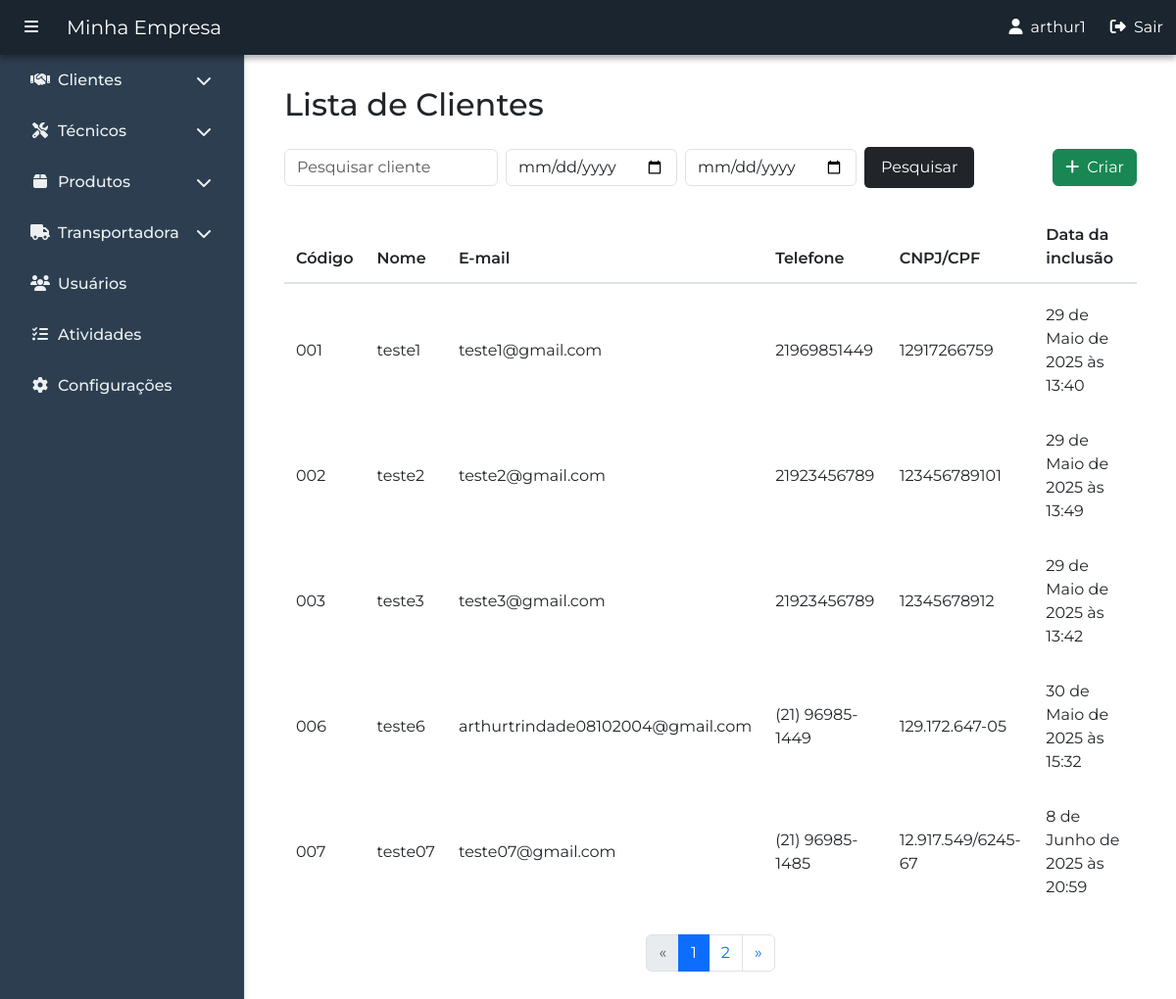
The page /pt-br/clientes/clientes/ (signed in) on the database its author committed.
### clientes/models.py (models this page shows, shortened)
class Cliente(models.Model):
    codigo = models.CharField(max_length=20, unique=True, blank=True, null=True)
    nome_cliente = models.CharField(max_length=100)
    nome_fantasia = models.CharField(max_length=100, blank=True)
    data_inclusao = models.DateTimeField()
    cnpj_cpf = models.CharField(max_length=18, unique=True)
    inscricao_estadual = models.CharField(max_length=50)
    inscricao_municipal = models.CharField(max_length=50)
    email1 = models.EmailField()
    email2 = models.EmailField(blank=True, null=True)
    telefone1 = models.CharField(max_length=20, blank=True)
    telefone2 = models.CharField(max_length=20, blank=True)
    celular1 = models.CharField(max_length=20, blank=True)
    celular2 = models.CharField(max_length=20, blank=True)
    atividade = models.ForeignKey(Atividade, on_delete=models.SET_NULL, blank=False, null=True)
    segmento = models.ForeignKey(Segmento, on_delete=models.SET_NULL, blank=False, null=True)
    observacao = models.TextField(blank=True, null=True)
    logradouro_real = models.CharField(max_length=100, blank=False)
    numero_real = models.CharField(max_length=10, blank=False)
    complemento_real = models.CharField(max_length=50, blank=True)
    bairro_real = models.CharField(max_length=50, blank=False)
    cidade_real = models.CharField(max_length=50, blank=False)
    estado_real = models.CharField(max_length=2, choices=ESTADOS, default='RJ', blank=False, null=False)
    cep_real = models.CharField(max_length=10, blank=False)
    logradouro_cobranca = models.CharField(max_length=100, blank=True)
    numero_cobranca = models.CharField(max_length=10, blank=True)
    complemento_cobranca = models.CharField(max_length=50, blank=True)
    bairro_cobranca = models.CharField(max_length=50, blank=True)
    cidade_cobranca = models.CharField(max_length=50, blank=True)
    estado_cobranca = models.CharField(max_length=2, choices=ESTADOS, blank=True, null=True)
    cep_cobranca = models.CharField(max_length=10, blank=True)

### clientes/views.py (the view, shortened to what this page needs)
# urls.py: path('clientes/', views.listar_clientes, name='listar_clientes'),
@login_required
def listar_clientes(request):
    pesquisa = request.GET.get('pesquisa', '')
    data_inicio = request.GET.get('data_inicio')
    data_fim = request.GET.get('data_fim')
    clientes = Cliente.objects.all()
    if data_inicio:
        clientes = clientes.filter(data_inclusao__date__gte=data_inicio)
    if data_fim:
        clientes = clientes.filter(data_inclusao__date__lte=data_fim)
    paginator = Paginator(clientes, 5)
    page_number = request.GET.get('page')
    page_obj = paginator.get_page(page_number)
    return render(request, 'clientes/clientes.html', {
        'page_obj': page_obj,
        'pesquisa': pesquisa,
        'data_inicio': data_inicio,
        'data_fim': data_fim,
    })

### clientes/templates/clientes/clientes.html (shortened to what this page needs)
{% extends 'principal/base.html' %}
{% block content %}
<div class="container my-4">
    <h2 class="mb-4">Lista de Clientes</h2>
    <div class="table-responsive">
        <div class="mb-3 d-flex justify-content-between align-items-center">
            <form method="get" class="d-flex align-items-center gap-2">
                <input type="text" name="pesquisa" placeholder="Pesquisar cliente" class="form-control w-auto"
                    value="{{ pesquisa|default:'' }}">
                <input type="date" name="data_inicio" class="form-control w-auto" value="{{ data_inicio|default:'' }}">
                <input type="date" name="data_fim" class="form-control w-auto" value="{{ data_fim|default:'' }}">
                <button type="submit" class="btn"
                    style="background-color: #212529; color: #fff; border-radius: 5px; padding: 8px 16px; transition: background-color 0.3s;"
                    onmouseover="this.style.backgroundColor='#343a40'"
                    onmouseout="this.style.backgroundColor='#212529'">
                    Pesquisar
                </button>
            </form>
            <a href="{% url 'clientes:cadastrar_clientes' %}" class="btn btn-success">
                <i class="fas fa-plus me-2"></i>Criar
            </a>
        </div>
        <div class="table-pagination-container">
            <table class="table table-hover custom-table">
                <thead class="custom-thead">
                    <tr>
                        <th scope="col">Código</th>
                        <th scope="col">Nome</th>
                        <th scope="col">E-mail</th>
                        <th scope="col">Telefone</th>
                        <th scope="col">CNPJ/CPF</th>
                        <th scope="col">Data da inclusão</th>
                    </tr>
                </thead>
                <tbody>
                    {% for cliente in page_obj %}
                    <tr data-bs-toggle="modal"
                        data-bs-target="#modalCliente{{ cliente.id }}"
                        style="cursor: pointer;">
                        <td>{{ cliente.codigo}}</td>
                        <td>{{ cliente.nome_cliente}}</td>
                        <td>{{ cliente.email1 }}</td>
                        <td>{{ cliente.telefone1 }}</td>
                        <td>{{ cliente.cnpj_cpf }}</td>
                        <td>{{ cliente.data_inclusao }}</td>
                    </tr>
                    {% empty %}
                    <tr>
                        <td colspan="4">Nenhum cliente encontrado.</td>
                    </tr>
                    {% endfor %}
                </tbody>
            </table>
            <nav aria-label="Navegação de página">
                <ul class="pagination justify-content-center">
                    {% if page_obj.has_previous %}
                    <li class="page-item">
                        <a class="page-link" href="?{% if pesquisa %}pesquisa={{ pesquisa }}&{% endif %}page={{ page_obj.previous_page_number }}" aria-label="Anterior">
                            <span aria-hidden="true">&laquo;</span>
                        </a>
                    </li>
                    {% else %}
                    <li class="page-item disabled">
                        <span class="page-link">&laquo;</span>
                    </li>
                    {% endif %}
                    {% for num in page_obj.paginator.page_range %}
                        {% if num == page_obj.number %}
                            <li class="page-item active">
                                <span class="page-link">{{ num }}</span>
                            </li>
                        {% else %}
                            <li class="page-item">
                                <a class="page-link" href="?{% if pesquisa %}pesquisa={{ pesquisa }}&{% endif %}page={{ num }}">{{ num }}</a>
                            </li>
                        {% endif %}
                    {% endfor %}
                    {% if page_obj.has_next %}
                    <li class="page-item">
                        <a class="page-link" href="?{% if pesquisa %}pesquisa={{ pesquisa }}&{% endif %}page={{ page_obj.next_page_number }}" aria-label="Próximo">
                            <span aria-hidden="true">&raquo;</span>
                        </a>
                    </li>
                    {% else %}
                    <li class="page-item disabled">
                        <span class="page-link">&raquo;</span>
                    </li>
                    {% endif %}
                </ul>
            </nav>
        </div>
    </div>
</div>
{% endblock %}

### principal/templates/principal/base.html (shortened to what this page needs)
{% load static %}
<!DOCTYPE html>
<html lang="pt-br">
<head>
  <link href="https://cdn.jsdelivr.net/npm/bootstrap@5.3.0/dist/css/bootstrap.min.css" rel="stylesheet" />
  <link rel="stylesheet" href="https://cdnjs.cloudflare.com/ajax/libs/font-awesome/6.5.0/css/all.min.css" />
</head>
<body>
  <nav class="navbar navbar-expand-lg navbar-light custom-navbar fixed-top">
    <div class="container-fluid">
      <button class="btn btn-link text-white me-3" id="toggleSidebar">
        <i class="fas fa-bars"></i>
      </button>
      <a class="navbar-brand" href="{% url 'home' %}">Minha Empresa</a>
      <div class="collapse navbar-collapse" id="navbarMenu">
        <ul class="navbar-nav ms-auto d-flex align-items-center">
          <li class="nav-item me-3">
            <span class="nav-link text-white"><i class="fa fa-user me-2"></i>{{ user.username }}</span>
          </li>
          <li class="nav-item">
            <form action="{% url 'logout' %}" method="post" class="m-0 p-0">
              <button type="submit" class="btn btn-link text-white p-0 m-0" style="text-decoration: none;">
                <i class="fas fa-sign-out-alt me-1"></i> Sair
              </button>
            </form>
          </li>
        </ul>
      </div>
    </div>
  </nav>
  <div class="sidebar" id="sidebar">
    <ul class="nav flex-column px-3">
      <li class="nav-item mb-2">
        <a class="nav-link d-flex justify-content-between align-items-center" href="#clientesSubmenu" data-bs-toggle="collapse" aria-expanded="false">
          <span><i class="fas fa-handshake me-2"></i>Clientes</span>
          <i class="fas fa-chevron-down"></i>
        </a>
      </li>
      <li class="nav-item mb-2">
        <a class="nav-link d-flex justify-content-between align-items-center" href="#tecnicosSubmenu" data-bs-toggle="collapse" aria-expanded="false">
          <span><i class="fas fa-tools me-2"></i>Técnicos</span>
          <i class="fas fa-chevron-down"></i>
        </a>
      </li>
      <li class="nav-item mb-2">
        <a class="nav-link d-flex justify-content-between align-items-center" href="#produtosSubmenu" data-bs-toggle="collapse" aria-expanded="false">
          <span><i class="fas fa-box me-2"></i>Produtos</span>
          <i class="fas fa-chevron-down"></i>
        </a>
      </li>
      <li class="nav-item mb-2">
        <a class="nav-link d-flex justify-content-between align-items-center" href="#transportadoraSubmenu" data-bs-toggle="collapse" aria-expanded="false">
          <span><i class="fas fa-truck me-2"></i>Transportadora</span>
          <i class="fas fa-chevron-down"></i>
        </a>
      </li>
      <li class="nav-item mb-2">
        <a class="nav-link" href="{% url 'usuarios' user.username %}"><i class="fas fa-users me-2"></i>Usuários</a>
      </li>
      <li class="nav-item mb-2">
        <a class="nav-link" href="{% url 'atividades:ver_atividades' %}"><i class="fas fa-tasks me-2"></i>Atividades</a>
      </li>
      <li class="nav-item mb-2">
          <a class="nav-link" href="{% url 'configuracoes' %}"><i class="fas fa-cog me-2"></i>Configurações</a>
      </li>
    </ul>
  </div>
  <div class="content" id="mainContent">
    <div class="container pt-5">
    {% block content %}{% endblock %}
</div>
  </div>
</body>
</html>

### principal/templates/principal/base.html (style rules this page uses)
body { display: flex; min-height: 100vh; font-family: 'Montserrat', sans-serif; }
.sidebar { width: 250px; background-color: #2c3e50; padding-top: 60px; position: fixed; top: 0; bottom: 0; left: 0; z-index: 1000; border-right: 1px solid #dee2e6; box-shadow: 2px 0 5px rgba(0, 0, 0, 0.05); transition: all 0.3s; }
.sidebar .nav-link { color: #ecf0f1; font-weight: 500; padding: 10px 15px; border-radius: 6px; transition: background-color 0.2s, color 0.2s; }
.sidebar .nav-link i { width: 20px; text-align: center; }
.sidebar .nav-item > a i.fas.fa-chevron-down { transition: transform 0.3s; }
.content { margin-left: 250px; padding: 1rem; flex-grow: 1; transition: all 0.3s; }
.custom-navbar { background-color: #1a252f; box-shadow: 0 4px 6px rgba(0, 0, 0, 0.3); }
.custom-navbar .navbar-brand { color: white !important; }
.custom-navbar .btn-link, .custom-navbar .nav-link { transition: color 0.3s ease, transform 0.3s ease; }

### clientes/templates/clientes/clientes.html (style rules this page uses)
.table-pagination-container { min-height: 350px; display: flex; flex-direction: column; justify-content: space-between; }
.custom-table { border-collapse: separate; border-spacing: 0 8px; background-color: transparent; }
.custom-table thead { background-color: #343a40; color: white; }
.custom-table th { border: none; padding: 12px; font-weight: 600; }
.custom-table tbody tr { background-color: #ffffff; transition: box-shadow 0.2s ease; border-radius: 8px; }
.custom-table td { border: none; padding: 12px; vertical-align: middle; }
.custom-table tbody tr td:first-child { border-top-left-radius: 8px; border-bottom-left-radius: 8px; }
.custom-table tbody tr td:last-child { border-top-right-radius: 8px; border-bottom-right-radius: 8px; }
.custom-thead { background-color: #f8f9fa; color: black; }
.custom-thead th { font-weight: 600; padding: 12px; border-bottom: 2px solid #dee2e6; }

### rows shown on the page
Cliente: codigo "001", nome_cliente "teste1", email1 "teste1@gmail.com", telefone1 "21969851449", cnpj_cpf "12917266759", data_inclusao "29 de Maio de 2025 às 13:40"
Cliente: codigo "002", nome_cliente "teste2", email1 "teste2@gmail.com", telefone1 "21923456789", cnpj_cpf "123456789101", data_inclusao "29 de Maio de 2025 às 13:49"
Cliente: codigo "003", nome_cliente "teste3", email1 "teste3@gmail.com", telefone1 "21923456789", cnpj_cpf "12345678912", data_inclusao "29 de Maio de 2025 às 13:42"
Cliente: codigo "006", nome_cliente "teste6", email1 "arthurtrindade08102004@gmail.com", telefone1 "(21) 96985-1449", cnpj_cpf "129.172.647-05", data_inclusao "30 de Maio de 2025 às 15:32"
Cliente: codigo "007", nome_cliente "teste07", email1 "teste07@gmail.com", telefone1 "(21) 96985-1485", cnpj_cpf "12.917.549/6245-67", data_inclusao "8 de Junho de 2025 às 20:59"

### other values the page prints
{{ user.username }} "arthur1"
{{ num }} "1"
{{ num }} "2"
